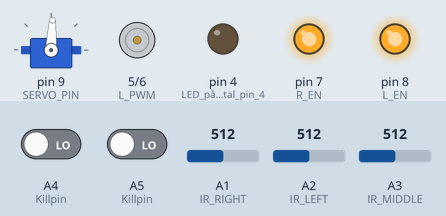
A program run on a simulated Arduino Uno, built with avr-gcc and run on an emulated ATmega328P. On the bench: servo, motor-driver pin pairs drawn as motors (green arrow = first pin HIGH = forward, orange = second pin HIGH = backward, longer = more drive), output pins drawn as LEDs (lit = HIGH). The inputs (shaded band) are chosen by the test bench; at power-on: A4 (Killpin) LOW, A5 (Killpin) LOW, A1 (IR_RIGHT) = 512, A2 (IR_LEFT) = 512, A3 (IR_MIDDLE) = 512. What the program prints to the serial monitor is not drawn.

Above: at 1.2 s.
1.3 s: A4 (Killpin) driven HIGH and A5 (Killpin) driven HIGH
At 1.7 s:
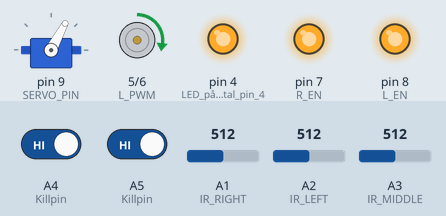
At 3.3 s:
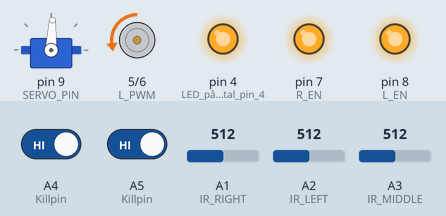
4.3 s: A1 (IR_RIGHT) set to 0
At 5.4 s:
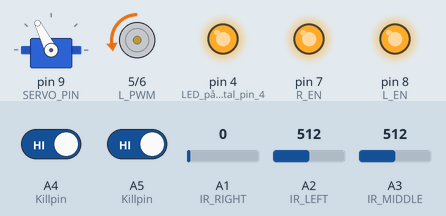
7.3 s: A1 (IR_RIGHT) set to 716
10.3 s: A2 (IR_LEFT) set to 90
13.3 s: A3 (IR_MIDDLE) set to 106
15.9 s: A3 (IR_MIDDLE) set to 89
At 16.8 s:
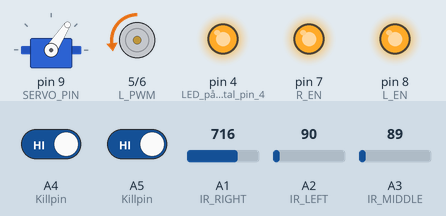
Timing chart, 0 to 18.9 s (numbered marks = the images above; inputs shaded):
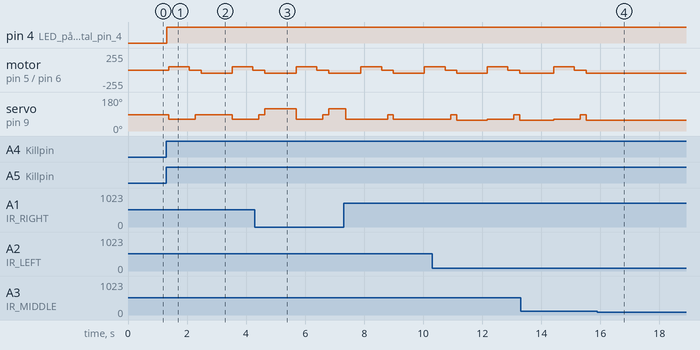

Measured:
- the behaviour switches between 101 and 100 on A3 (IR_MIDDLE) (found by bisection; images 3 and 4)
- after the input at 1.3 s, pin 4 (LED_på_digital_pin_4): LOW → HIGH at once; motor on pin 5 (L_PWM) / pin 6 (R_PWM): stopped → forward 50/255 after 0.08 s, → stopped 0.70 s later, → backward 50/255 0.40 s later, → forward 50/255 1.0 s later, … (5 changes in this stretch)
- after the input at 15.9 s, motor on pin 5 (L_PWM) / pin 6 (R_PWM): stops changing and stays backward 50/255; servo on pin 9 (SERVO_PIN): stops changing and stays 57°

The program:

main.cpp
```cpp
#include <Servo.h>
#include <Arduino.h>

// === PIN-KONFIGURATION ===
#define L_EN 8
#define R_EN 7
#define L_PWM 5
#define R_PWM 6
#define SERVO_PIN 9

// === SENSOR-PINS ===
#define IR_LEFT A2
#define IR_MIDDLE A3
#define IR_RIGHT A1

// === OBJEKT ===
Servo steeringServo;

// === KONSTANTER ===
const int maxSpeed = 50;
const int minSpeed = 49;
const int servoCenter = 87;

const int stuckThreshold = 30;
const unsigned long stuckTime = 1000;

const int detectThreshold = 100;       // används som "gräns" för när sensorn märker något

const int maxSteer = 30;               // max hur mycket servon får svänga
const int minSteer = 5;                // minsta justering på raksträcka

// === STUCK-DETEKTION ===
int lastIR = 0;
unsigned long lastMoveTime = 0;

void recoverFromStuck() {
    Serial.println("⚠️ Fastnat! Backar...");

    analogWrite(L_PWM, maxSpeed);
    analogWrite(R_PWM, 0);
    steeringServo.write(servoCenter - 25);
    delay(700);

    analogWrite(L_PWM, 0);
    analogWrite(R_PWM, 0);
    delay(200);

    steeringServo.write(servoCenter);
    delay(200);
}

void setup() {
    Serial.begin(9600);
    analogReference(DEFAULT);

    steeringServo.attach(SERVO_PIN);
    steeringServo.write(servoCenter);

    // ===STARTMODULE-PINS===
    pinMode(A4, INPUT); // Killpin
    pinMode(A5, INPUT); // Killpin
    pinMode(4, OUTPUT);  // LED på digital pin 4

    pinMode(L_EN, OUTPUT);
    pinMode(R_EN, OUTPUT);
    pinMode(L_PWM, OUTPUT);
    pinMode(R_PWM, OUTPUT);
    digitalWrite(L_EN, HIGH);
    digitalWrite(R_EN, HIGH);

    pinMode(IR_LEFT, INPUT);
    pinMode(IR_MIDDLE, INPUT);
    pinMode(IR_RIGHT, INPUT);

    lastIR = analogRead(IR_MIDDLE);
    lastMoveTime = millis();
}

void loop() {

    if (digitalRead(A4) == HIGH && digitalRead(A5) == HIGH)
  {
    digitalWrite(4, HIGH); // LED på

    int irLeft = analogRead(IR_LEFT);
    int irMiddle = analogRead(IR_MIDDLE);
    int irRight = analogRead(IR_RIGHT);

    Serial.print("Vänster: "); Serial.print(irLeft);
    Serial.print(" | Mitten: "); Serial.print(irMiddle);
    Serial.print(" | Höger: "); Serial.println(irRight);

    // === STUCK ===
    if (abs(irMiddle - lastIR) > stuckThreshold) {
        lastMoveTime = millis();
        lastIR = irMiddle;
    }

    if (millis() - lastMoveTime > stuckTime && irMiddle > detectThreshold) {
        recoverFromStuck();
        lastMoveTime = millis();
        return;
    }

    // === DYNAMISK STYRNING ===
    int angle = servoCenter;
    int diff = abs(irLeft - irRight);

    if (diff > 10) {  // om det verkligen är skillnad mellan sidorna
        int steerAmount = map(diff, 0, 250, minSteer, maxSteer);  // ökar gradvis
        steerAmount = constrain(steerAmount, minSteer, maxSteer);

        if (irLeft > irRight) {
            angle = servoCenter + steerAmount; // hinder vänster → sväng höger
        } else if (irRight > irLeft) {
            angle = servoCenter - steerAmount; // hinder höger → sväng vänster
        }
    }

    steeringServo.write(constrain(angle, 50, 120));

    // === MOTOR KÖR FRAMÅT ===
    analogWrite(R_PWM, maxSpeed);
    analogWrite(L_PWM, 0);
  }
  else{

    digitalWrite(4,LOW); // LED av
    analogWrite(L_PWM, 0);
    analogWrite(R_PWM, 0); // Stanna motorerna
    steeringServo.write(servoCenter); // Styr servon till mitten
  }
    delay(10);
    Serial.print("A4 = ");
    Serial.println(digitalRead(A4));
    Serial.print("A5 = ");
    Serial.println(digitalRead(A5));
}
```
